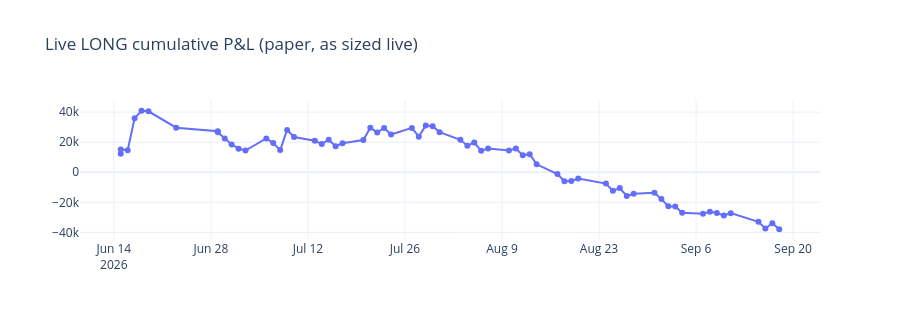

The code cell stored with this chart in its notebook:
### Markdown cell above
## 3 · The three-month live LONG record


66 LONG trades, −₹37,921 as sized live (~₹5L notional). Two things to read off the tables:

* **The first three weeks flatter the total.** Until 07-13 an early build chased entries at the live price and exited
  at 15:15; those 19 trades made +₹21k. Everything since has lost money, and the **current configuration (every gate,
  14:50 exit, from 07-31) is the worst: about −0.45% of notional per trade** (34 trades).
* **Stops are the whole loss**: STOP_HIT trades lose ~₹1.37L; targets and profit-locks recover only part of it.

### Code cell
print("By month"); display(rep.by(L, "month"))
print("By exit reason"); display(rep.by(L, "exit_reason"))
print("By live configuration in force (the sample mixes 8 configurations)"); display(rep.by(L, "era"))
fig = go.Figure(go.Scatter(x=L.date, y=L.sort_values("date").pnl_rs.cumsum(), mode="lines+markers"))
fig.update_layout(title="Live LONG cumulative P&L (paper, as sized live)", height=320, template="plotly_white")
fig.show()
